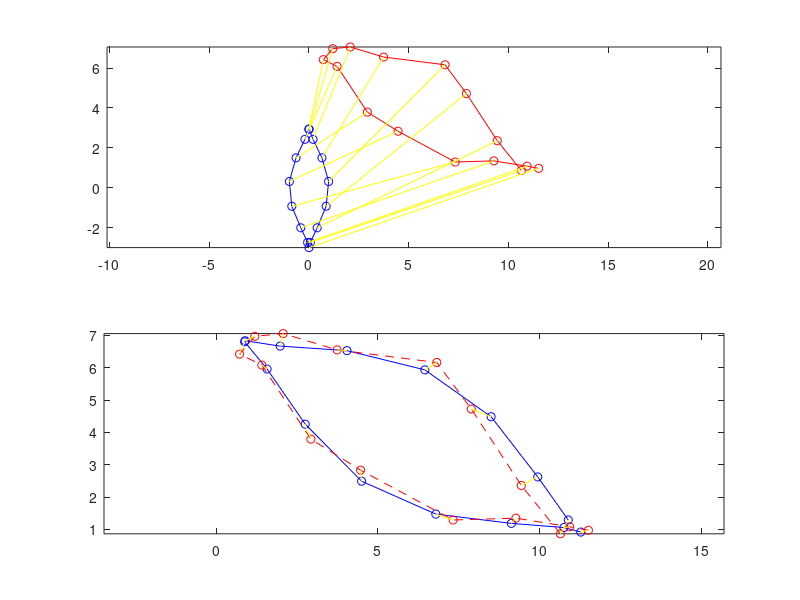

MATLAB code to generate this figure:
%% Generate some trajectory
clear; clc

N = 15;
nn = (1 : N)';

X = sin( nn * 2*pi/N ).^3;
Y = - 3*cos( nn * 2*pi/N );

aux = 2*[cos(pi/3) -sin(pi/3) 3; sin(pi/3) cos(pi/3) 2; 0 0 1] * [X'; Y'; ones(1,N)] + randn(3,N)/3;
Xg = aux(1,:)';
Yg = aux(2,:)';

A = reshape( [ X -Y ones(N,1) zeros(N,1) Y X zeros(N,1) ones(N,1) ]', [4 2*N] )';
B = reshape( [ Xg Yg ]', [1 2*N] )';

coeff = A \ B;

alf = coeff(1)^2 + coeff(2)^2;
R = [ coeff(1) -coeff(2); coeff(2) coeff(1) ] / alf;
P = repmat( coeff(3:4), [1 N] );

aux = alf * R * [X'; Y'] + P;
Xf = aux(1,:)';
Yf = aux(2,:)';

subplot(211); plot( X, Y, 'bo-', Xg, Yg, 'ro-', reshape([X Xg NaN(N,1)]', [1 3*N])', reshape([Y Yg NaN(N,1)]', [1 3*N])', 'y' ); axis equal
subplot(212); plot( Xf, Yf, 'bo-', Xg, Yg, 'ro--', reshape([Xf Xg NaN(N,1)]', [1 3*N])', reshape([Yf Yg NaN(N,1)]', [1 3*N])', 'y' ); axis equal

